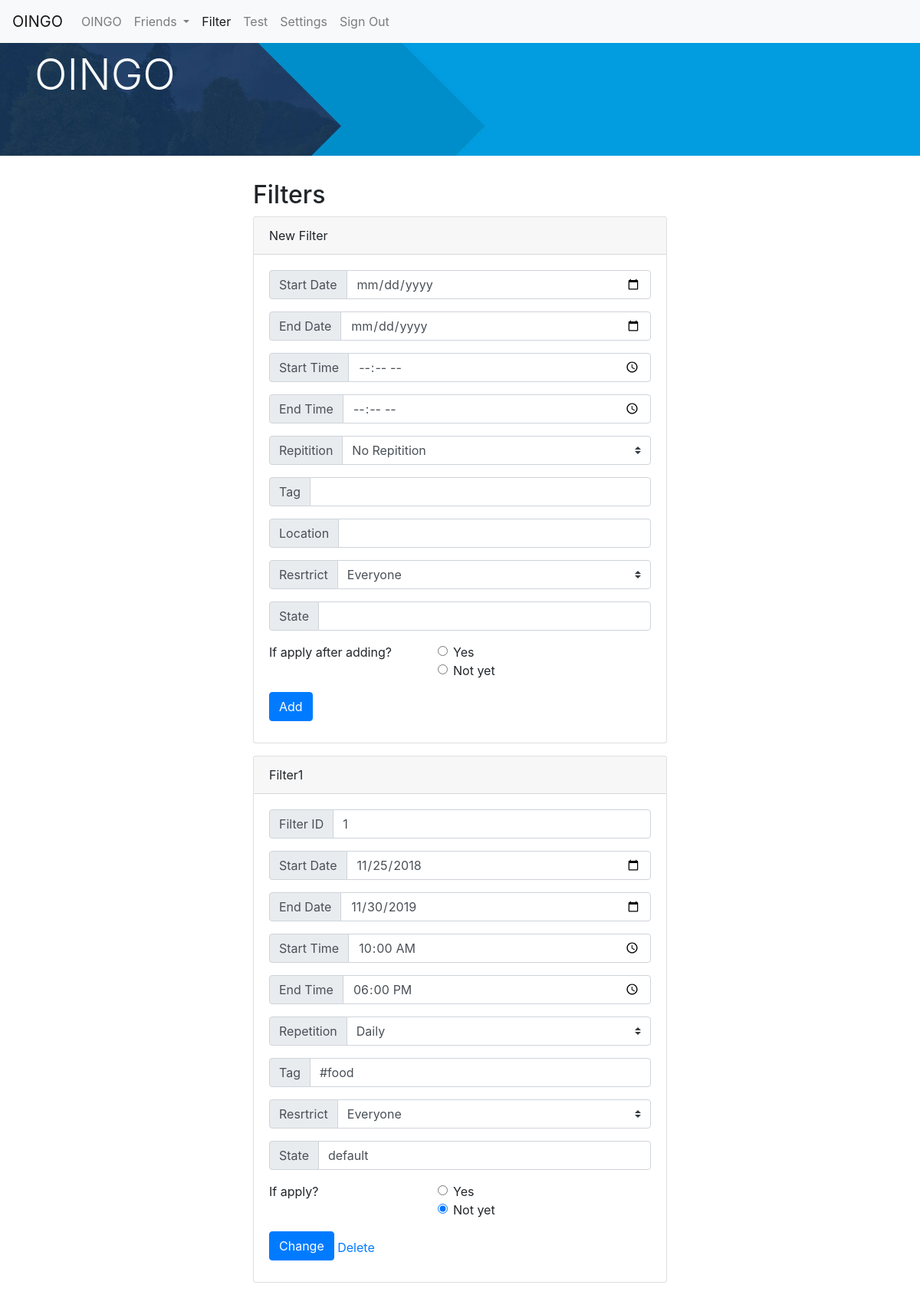
Screenshot of /filter.php (signed in) with the database file from the repository.
### tables this page shows
CREATE TABLE `schedule` (
  `sID` int(11) NOT NULL,
  `startTime` time DEFAULT NULL,
  `endTime` time DEFAULT NULL,
  `startDate` date DEFAULT NULL,
  `Weekday` int(11) NOT NULL,
  `endDate` date DEFAULT NULL,
  `repetition` varchar(45) NOT NULL
);

CREATE TABLE `filter` (
  `filterID` int(11) NOT NULL,
  `userID` int(11) NOT NULL,
  `fState` varchar(45) DEFAULT NULL,
  `fTag` varchar(45) DEFAULT NULL,
  `fsID` int(11) DEFAULT NULL,
  `fLatitude` decimal(10,7) DEFAULT NULL,
  `fLongitude` decimal(10,7) DEFAULT NULL,
  `fRestrict` varchar(45) DEFAULT NULL,
  `apply` int(11) NOT NULL
);

### filter.php (the view, shortened to what this page needs)
<?php
$server="localhost";
$db_username="root";
$db_password="";
$db_name="proj1";
$con=mysqli_connect($server, $db_username, $db_password, $db_name);
$userid=$_SESSION['userid'];
$sql="select * from filter where userID='$userid'";
$result=mysqli_query($con, $sql);
$row=mysqli_num_rows($result);
?>
<!DOCTYPE html>
<html>
	<head>
		<link rel="stylesheet" type="text/css" href="css/bootstrap.css">
	</head>
	<body>
		<nav class="navbar navbar-expand-lg navbar-light bg-light fixed-top">
			<a class="navbar-brand" href="index.html">OINGO</a>
			<div class="collapse navbar-collapse" id="navbarNav">
				<ul class="navbar-nav">
					<li class="nav-item">
						<a class="nav-link" href="index.html">OINGO</a>
					</li>
					<li class="nav-item">
						<a class="nav-link dropdown-toggle" href="#" id="navbarDropdownMenuLink" role="button" data-toggle="dropdown" aria-haspopup="true" aria-expanded="false">
							Friends
						</a>
					</li>
					<li class="nav-item active">
						<a class="nav-link" href="filter.php">Filter<span class="sr-only">(current)</span></a>
					</li>
					<li class="nav-item">
						<a class="nav-link" href="test.php">Test</a>
					</li>
					<li class="nav-item">
						<a class="nav-link" href="setting.php">Settings</a>
					</li>
					<li class="nav-item">
						<a class="nav-link" href="#">Sign Out</a>
					</li>
				</ul>
			</div>
		</nav>
		<div class="jumbotron jumbotron-fluid">
			<div class="container">
				<span class="text-light"><h1 class="display-4">OINGO</h1></span>
			</div>
		</div>
		<div class="container">
			<div class="row myCenter">
				<div class="col-12 col-md-6 col-center-block">
					<h2>Filters</h2>
					<div class="card mb-3">
						<div class="card-header">
							New Filter
						</div>
						<div class="card-body">
								<form name="newfilter" action="addfilter.php" method="post">
									<div class="input-group mb-3">
										<div class="input-group-prepend">
											<label class="input-group-text" for="startdate">Start Date</label>
										</div>
										<input type="date" class="form-control" id="startdate" name="startdate" aria-describedby="basic-addon">
									</div>
									<div class="input-group mb-3">
										<div class="input-group-prepend">
											<label class="input-group-text" for="enddate">End Date</label>
										</div>
										<input type="date" class="form-control" id="enddate" name="enddate" aria-describedby="basic-addon">
									</div>
									<div class="input-group mb-3">
										<div class="input-group-prepend">
											<label class="input-group-text" for="starttime">Start Time</label>
										</div>
										<input type="time" class="form-control" id="starttime" name="starttime" aria-describedby="basic-addon">
									</div>
									<div class="input-group mb-3">
										<div class="input-group-prepend">
											<label class="input-group-text" for="starttime">End Time</label>
										</div>
										<input type="time" class="form-control" id="endtime" name="endtime" aria-describedby="basic-addon">
									</div>
									<div class="input-group mb-3">
										<div class="input-group-prepend">
											<label class="input-group-text" for="repetition">Repitition</label>
										</div>
										<select class="custom-select" id="repetition" name="repetition">
											<option selected value="no">No Repitition</option>
										</select>
									</div>
									<div class="input-group mb-3">
										<div class="input-group-prepend">
											<span class="input-group-text" id="basic-addon">Tag</span>
										</div>
										<input type="text" class="form-control" id="tag" name="tag" aria-describedby="basic-addon">
									</div>
									<div class="input-group mb-3">
										<div class="input-group-prepend">
											<span class="input-group-text" id="basic-addon">Location</span>
										</div>
										<input type="text" class="form-control" id="location" name="location" aria-describedby="basic-addon">
									</div>
									<div class="input-group mb-3">
										<div class="input-group-prepend">
											<label class="input-group-text" for="restrict">Resrtrict</label>
										</div>
										<select class="custom-select" id="restrict" name="restrict">
											<option selected value="all">Everyone</option>
										</select>
									</div>
									<div class="input-group mb-3">
										<div class="input-group-prepend">
											<span class="input-group-text" id="basic-addon">State</span>
										</div>
										<input type="text" class="form-control" id="State" name="State" aria-describedby="basic-addon">
									</div>
									<fieldset class="form-group">
										<div class="row">
											<legend class="col-form-label col-sm-5 pt-0">If apply after adding?</legend>
											<div class="col-sm-7">
												<div class="form-check">
													<input type="radio" name="apply" value="1" class="form-check-input"><label for="apply" class="form-check-label">Yes</label>
												</div>
												<div class="form-check">
													<input type="radio" name="apply" value="0" class="form-check-input"><label for="apply" class="form-check-label">Not yet</label>
												</div>
											</div>
										</div>
									</fieldset>
									<button type="submit" name="submit" value="submit" class="btn btn-primary mb-2">Add</button>
								</form>
						</div>
					</div>
					<?php
					for($i=1;$i<=$row;$i++)
					{
						$filter=mysqli_fetch_array($result);
						$sql1="select * from schedule where sID=".$filter['fsID'];
						$result1=mysqli_query($con, $sql1);
						$schedule=mysqli_fetch_array($result1);
					?>
					<div class="card mb-3">
						<div class="card-header">
							<?php echo "Filter".$i; ?>
						</div>
						<div class="card-body">
								<form name="changefilter" action="updatefilter.php" method="post">
									<div class="input-group mb-3">
										<div class="input-group-prepend">
											<label class="input-group-text" for="filterID">Filter ID</label>
										</div>
										<input type="text" class="form-control" id="filterID" name="filterID" value="<?php echo $filter['filterID']; ?>" aria-describedby="basic-addon">
									</div>
									<div class="input-group mb-3">
										<div class="input-group-prepend">
											<label class="input-group-text" for="startdate">Start Date</label>
										</div>
										<input type="date" class="form-control" id="startdate" name="startdate" value="<?php echo $schedule['startDate']; ?>" aria-describedby="basic-addon">
									</div>
									<div class="input-group mb-3">
										<div class="input-group-prepend">
											<label class="input-group-text" for="enddate">End Date</label>
										</div>
										<input type="date" class="form-control" id="enddate" name="enddate" value="<?php echo $schedule['endDate']; ?>" aria-describedby="basic-addon">
									</div>
									<div class="input-group mb-3">
										<div class="input-group-prepend">
											<label class="input-group-text" for="starttime">Start Time</label>
										</div>
										<input type="time" class="form-control" id="starttime" name="starttime" value="<?php echo $schedule['startTime']; ?>" aria-describedby="basic-addon">
									</div>
									<div class="input-group mb-3">
										<div class="input-group-prepend">
											<label class="input-group-text" for="starttime">End Time</label>
										</div>
										<input type="time" class="form-control" id="endtime" name="endtime" value="<?php echo $schedule['endTime']; ?>" aria-describedby="basic-addon">
									</div>
									<div class="input-group mb-3">
										<div class="input-group-prepend">
											<label class="input-group-text" for="repetition">Repetition</label>
										</div>
										<?php
										switch ($schedule['repetition'])
										{
											case "daily":
												echo '<select name="repetition" class="custom-select" id="repetiton">';
													echo '<option selected value="daily">Daily</option>';
												echo '</select>';
												break;
										}
										?>
									</div>
									<div class="input-group mb-3">
										<div class="input-group-prepend">
											<span class="input-group-text" id="basic-addon">Tag</span>
										</div>
										<input type="text" class="form-control" id="tag" name="tag"  value="<?php echo '#'.$filter['fTag']; ?>" aria-describedby="basic-addon">
									</div>
									<div class="input-group mb-3">
										<div class="input-group-prepend">
											<label class="input-group-text" for="restrict">Resrtrict</label>
										</div>
										<?php
										switch ($filter['fRestrict'])
										{
											case "all":
												echo '<select name="restrict" class="custom-select" id="restrict">';
													echo '<option selected value="all">Everyone</option>';
												echo '</select>';
												break;
										}
										?>
									</div>
									<div class="input-group mb-3">
										<div class="input-group-prepend">
											<span class="input-group-text" id="basic-addon">State</span>
										</div>
										<input type="text" class="form-control" id="State" name="state" aria-describedby="basic-addon" value="<?php echo $filter['fState']?>">
									</div>
									<fieldset class="form-group">
										<div class="row">
											<legend class="col-form-label col-sm-5 pt-0">If apply?</legend>
											<div class="col-sm-7">
												<?php
												if($filter['apply']==1)
												{
													echo '<div class="form-check">';
														echo '<input type="radio" name="apply" value="1" class="form-check-input" Checked><label for="apply" class="form-check-label">Yes</label>';
													echo '</div>';
													echo '<div class="form-check">';
														echo '<input type="radio" name="apply" value="0" class="form-check-input"><label for="apply" class="form-check-label">Not yet</label>';
													echo '</div>';
												}
												else
												{
													echo '<div class="form-check">';
														echo '<input type="radio" name="apply" value="1" class="form-check-input"><label for="apply" class="form-check-label">Yes</label>';
													echo '</div>';
													echo '<div class="form-check">';
														echo '<input type="radio" name="apply" value="0" class="form-check-input" Checked><label for="apply" class="form-check-label">Not yet</label>';
													echo '</div>';
												}
												?>
											</div>
										</div>
									</fieldset>
									<button type="submit" name="submit" value="submit" class="btn btn-primary mb-2">Change</button>
									<a href="deletefilter.php/?filterID='<?php echo $filterID?>'">  Delete</a>
								</form>
						</div>
					</div>
					<?php
					}
					?>
			</div>
		</div>
	</body>
</html>

### filter.php (style rules this page uses)
.col-center-block { float: none; display: block; margin-left: auto; margin-right: auto; }
.jumbotron { background-image: url("img/primary-search-bg.jpg"); background-size: cover; }

### rows the page displays
schedule: filterID "1", startdate "11/25/2018", enddate "11/30/2019", starttime "10:00:00", endtime "18:00:00", tag "#food", state "default"
